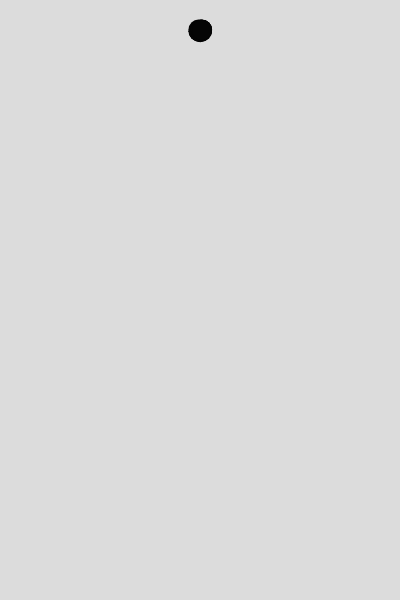
Frame 1 (no input)
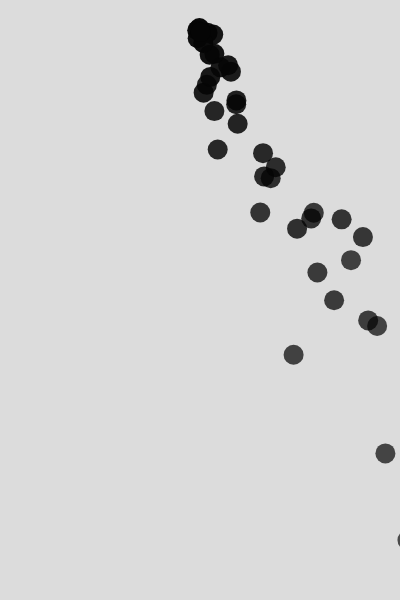
Frame 60 (no input)
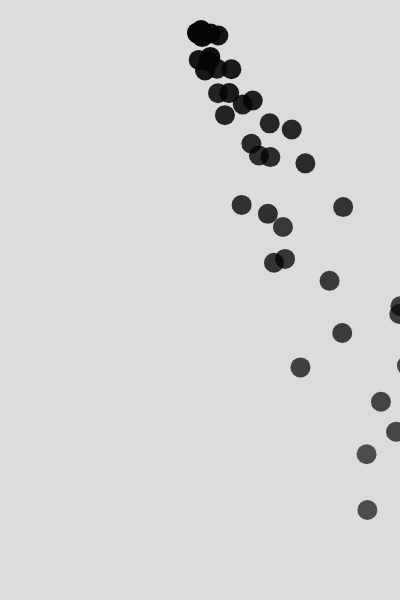
Frame 120 (the mouse pressed at the canvas centre since frame 60)

The p5.js sketch that drew these frames (run headless with seeded random() and noise() and a simulated clock; from frame 60 on, the mouse is pressed at the canvas centre):

// p5.js sketch
// ── sketch.js
let emitters = []
let G

function setup() {
  createCanvas(400, 600);

  emitters.push( new Emitter( width/2, 30 ) )
  //change wind direction for particles
  G = createVector(0.25,0.5)
  ellipseMode(RADIUS)
  noStroke()
}

function draw() {
  background(220);
  for( let e of emitters ) {
    e.update()  
  }
}

class Emitter {
  constructor( x, y ) {
    this.x = x
    this.y = y
    this.particles = []
    for( let i = 0; i < 20; i++ ) {
      this.particles.push( new Particle(this.x, this.y) )
    }    
  }
  
  update() {
    this.particles = this.particles.filter( p => !p.isDead() )

    // draw all the live ones
    for( let p of this.particles ) {
      p.applyForce(G)
      p.update()
      p.draw()    
    }

    // add new ones
    this.particles.push( new Particle(this.x, this.y) )     
  }
}

function mouseClicked() {
  emitters.push( new Emitter(mouseX,mouseY) )
}
// ── Particle.js
class Particle {
  constructor(x,y) {
    this.position = createVector(x,y)
    this.velocity = p5.Vector.random2D()
    this.acceleration = p5.Vector.random2D()
    this.r = 10
    this.lifespan = 255
  }
  
  update() {
    this.velocity.add(this.acceleration)
    this.position.add(this.velocity)   
    this.acceleration.mult(0)
    this.lifespan -= 2
  }
  
  isDead() {
    return this.lifespan < 0
    // if( this.lifespan < 0 ) {
    //   return true 
    // }
    // return false
  }
  
  draw() {
    fill(5, this.lifespan)
    circle(this.position.x,this.position.y,this.r)
  }
  
  // f is a p5.Vector
  applyForce(f) {
    this.acceleration.add(f)
  }
  
  
  static createStandardParticleAt(x,y) {
    return new Particle(
      x,y
    )
  }
}
